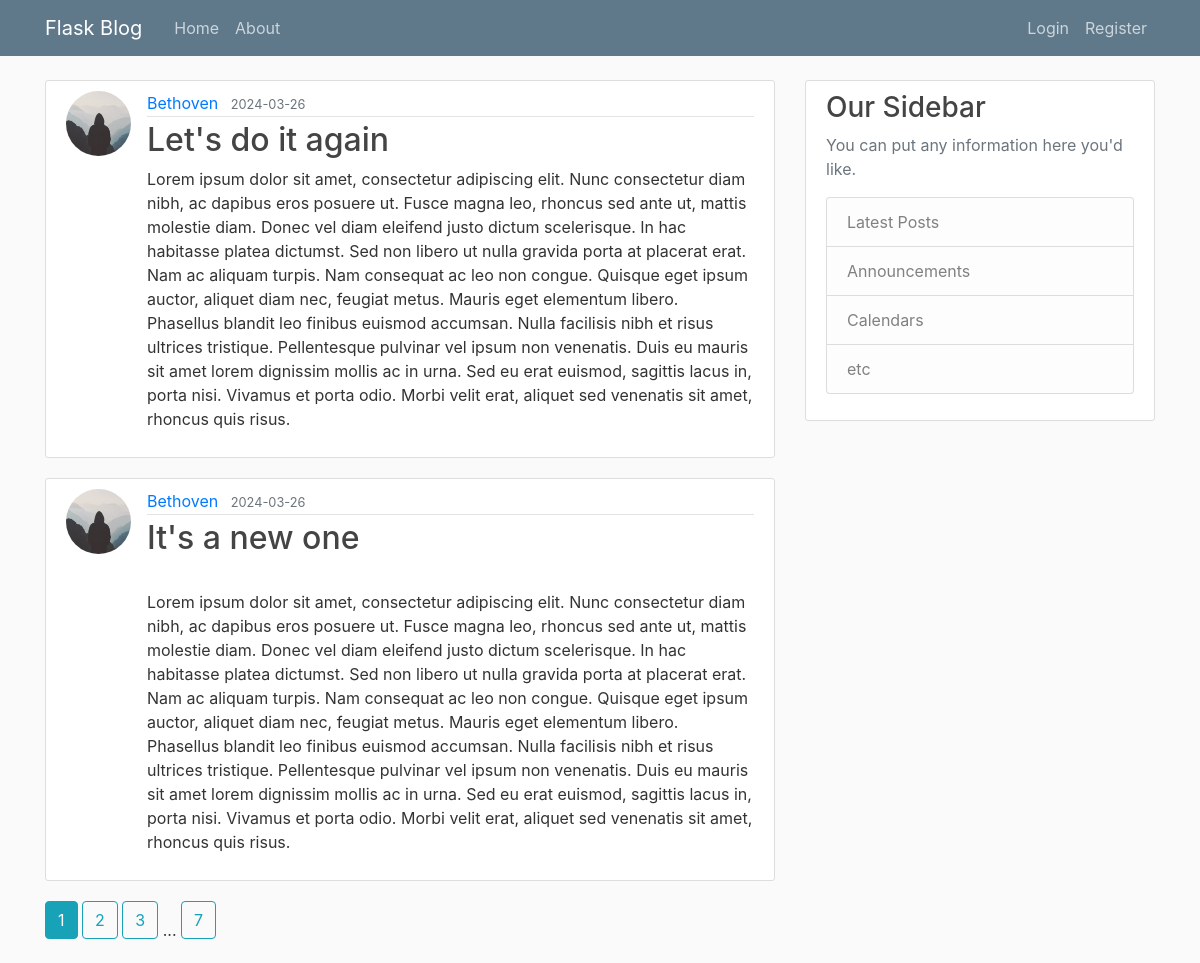
Page /home on the earlier database version.
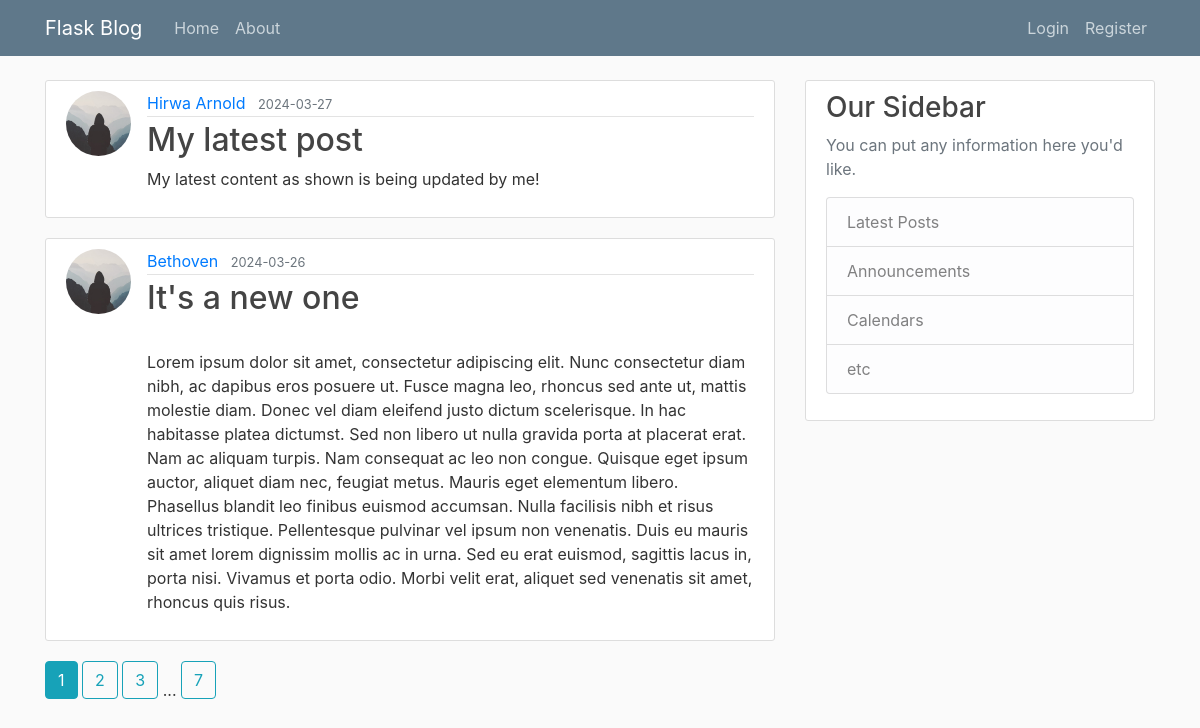
Same page on the later database version.
### flaskblog/models.py (models this page shows, shortened)
class Post(db.Model):
    id = db.Column(db.Integer, primary_key=True)
    title = db.Column(db.String(100), nullable=False)
    date_posted = db.Column(db.DateTime, nullable=False, default=datetime.utcnow)
    content = db.Column(db.Text, nullable=False)
    user_id = db.Column(db.Integer, db.ForeignKey('user.id'), nullable=False)

class User(db.Model, UserMixin):
    id = db.Column(db.Integer, primary_key=True)
    username = db.Column(db.String(20), unique=True, nullable=False)
    email = db.Column(db.String(120), unique=True, nullable=False)
    image_file = db.Column(db.String(20), nullable=False, default='default.jpg')
    password = db.Column(db.String(60), nullable=False)
    posts = db.relationship('Post', backref='author', lazy=True)

### flaskblog/main/routes.py (the view)
@main.route("/")
@main.route("/home")
def home():
    page = request.args.get('page', 1, type=int)
    posts = Post.query.order_by(Post.date_posted.desc()).paginate(per_page=2, page=page)
    return render_template('home.html', posts=posts)

### flaskblog/templates/home.html
{% extends "layout.html" %}
{% block content %}
    {% for post in posts.items %}
        <article class="media content-section">
          <img class="rounded-circle article-img" src="{{ url_for('static', filename='profile_pics/' + post.author.image_file) }}">
          <div class="media-body">
            <div class="article-metadata">
              <a class="mr-2" href="{{ url_for('users.user_posts', username=post.author.username) }}">{{ post.author.username }}</a>
              <small class="text-muted">{{ post.date_posted.strftime('%Y-%m-%d') }}</small>
            </div>
            <h2><a class="article-title" href="{{ url_for('posts.post', post_id=post.id) }}">{{ post.title }}</a></h2>
            <p class="article-content">{{ post.content }}</p>
          </div>
        </article>
    {% endfor %}
    {% for page_num in posts.iter_pages(left_edge=1, right_edge=1, left_current=1, right_current=2) %}
      {% if page_num %}
        {% if posts.page == page_num %}
          <a class="btn btn-info mb-4" href="{{ url_for('main.home', page=page_num) }}">{{ page_num }}</a>
        {% else %}
          <a class="btn btn-outline-info mb-4" href="{{ url_for('main.home', page=page_num) }}">{{ page_num }}</a>
        {% endif %}
      {% else %}
        ...
      {% endif %}
    {% endfor %}
{% endblock content %}

### flaskblog/templates/layout.html (shortened to what this page needs)
<!DOCTYPE html>
<html>
<head>
    <link rel="stylesheet" href="https://maxcdn.bootstrapcdn.com/bootstrap/4.0.0/css/bootstrap.min.css">
    <link rel="stylesheet" type="text/css" href="{{ url_for('static', filename='main.css') }}">
</head>
<body>
    <header class="site-header">
      <nav class="navbar navbar-expand-md navbar-dark bg-steel fixed-top">
        <div class="container">
          <a class="navbar-brand mr-4" href="/">Flask Blog</a>
          <div class="collapse navbar-collapse" id="navbarToggle">
            <div class="navbar-nav mr-auto">
              <a class="nav-item nav-link" href="{{ url_for('main.home') }}">Home</a>
              <a class="nav-item nav-link" href="{{ url_for('main.about') }}">About</a>
            </div>
            <div class="navbar-nav">
              {% if current_user.is_authenticated %}
                <a class="nav-item nav-link" href="{{ url_for('posts.new_post') }}">New Post</a>
                <a class="nav-item nav-link" href="{{ url_for('users.account') }}">Account</a>
                <a class="nav-item nav-link" href="{{ url_for('users.logout') }}">Logout</a>
              {% else %}
                <a class="nav-item nav-link" href="{{ url_for('users.login') }}">Login</a>
                <a class="nav-item nav-link" href="{{ url_for('users.register') }}">Register</a>
              {% endif %}
            </div>
          </div>
        </div>
      </nav>
    </header>
    <main role="main" class="container">
      <div class="row">
        <div class="col-md-8">
          {% block content %}{% endblock %}
        </div>
        <div class="col-md-4">
          <div class="content-section">
            <h3>Our Sidebar</h3>
            <p class='text-muted'>You can put any information here you'd like.
              <ul class="list-group">
                <li class="list-group-item list-group-item-light">Latest Posts</li>
                <li class="list-group-item list-group-item-light">Announcements</li>
                <li class="list-group-item list-group-item-light">Calendars</li>
                <li class="list-group-item list-group-item-light">etc</li>
              </ul>
            </p>
          </div>
        </div>
      </div>
    </main>
</body>
</html>

### flaskblog/static/main.css (style rules this page uses)
body { background: #fafafa; color: #333333; margin-top: 5rem; }
h1, h2, h3, h4, h5, h6 { color: #444444; }
.bg-steel { background-color: #5f788a; }
.site-header .navbar-nav .nav-link { color: #cbd5db; }
.content-section { background: #ffffff; padding: 10px 20px; border: 1px solid #dddddd; border-radius: 3px; margin-bottom: 20px; }
.article-title { color: #444444; }
.article-content { white-space: pre-line; }
.article-img { height: 65px; width: 65px; margin-right: 16px; }
.article-metadata { padding-bottom: 1px; margin-bottom: 4px; border-bottom: 1px solid #e3e3e3 }

Differences in the rows shown:
removed Post: image_file (placeholder picture), author.username "Bethoven", date_posted "2024-03-26", title "Let's do it again", content "Lorem ipsum dolor sit amet, consectetur adipiscing elit. Nunc consectetur diam nibh, ac dapibus eros posuere ut. Fusce magna leo, rhoncus sed ante ut, mattis molestie diam. Donec vel diam eleifend justo dictum scelerisque. In hac habitasse platea dictumst. Sed non libero ut nulla gravida porta at placerat erat. Nam ac aliquam turpis. Nam consequat ac leo non congue. Quisque eget ipsum auctor, aliquet diam nec, feugiat metus. Mauris eget elementum libero. Phasellus blandit leo finibus euismod accumsan. Nulla facilisis nibh et risus ultrices tristique. Pellentesque pulvinar vel ipsum non venenatis. Duis eu mauris sit amet lorem dignissim mollis ac in urna. Sed eu erat euismod, sagittis lacus…"
added Post: image_file (placeholder picture), author.username "Hirwa Arnold", date_posted "2024-03-27", title "My latest post", content "My latest content as shown is being updated by me!"
